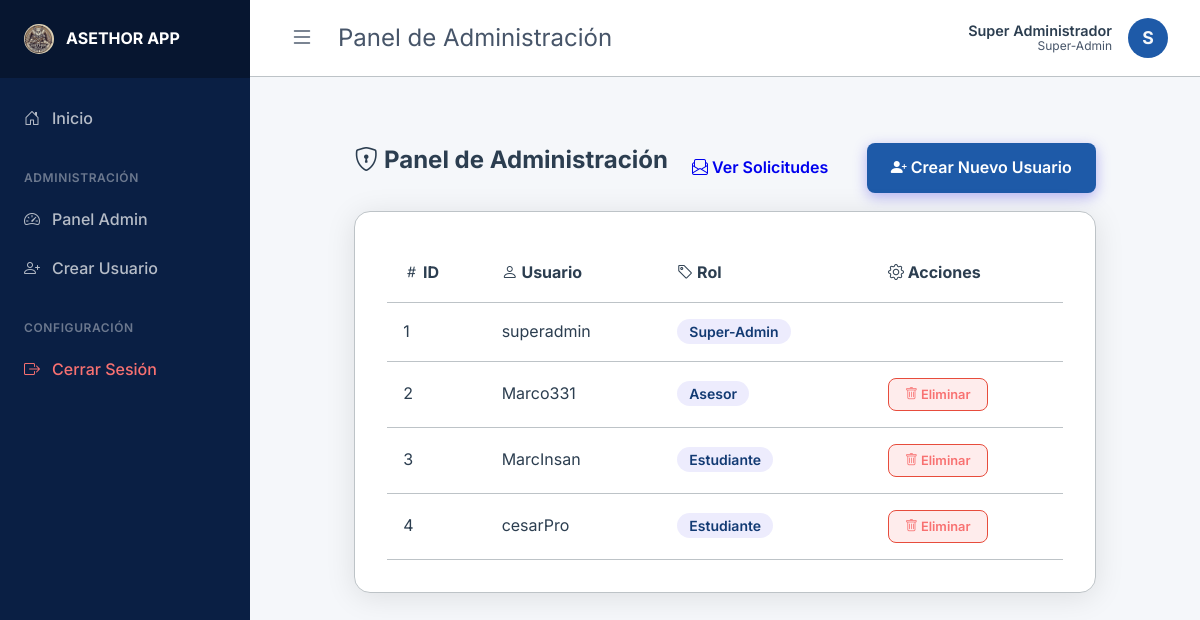
The app's page /admin/dashboard (signed in), older data.
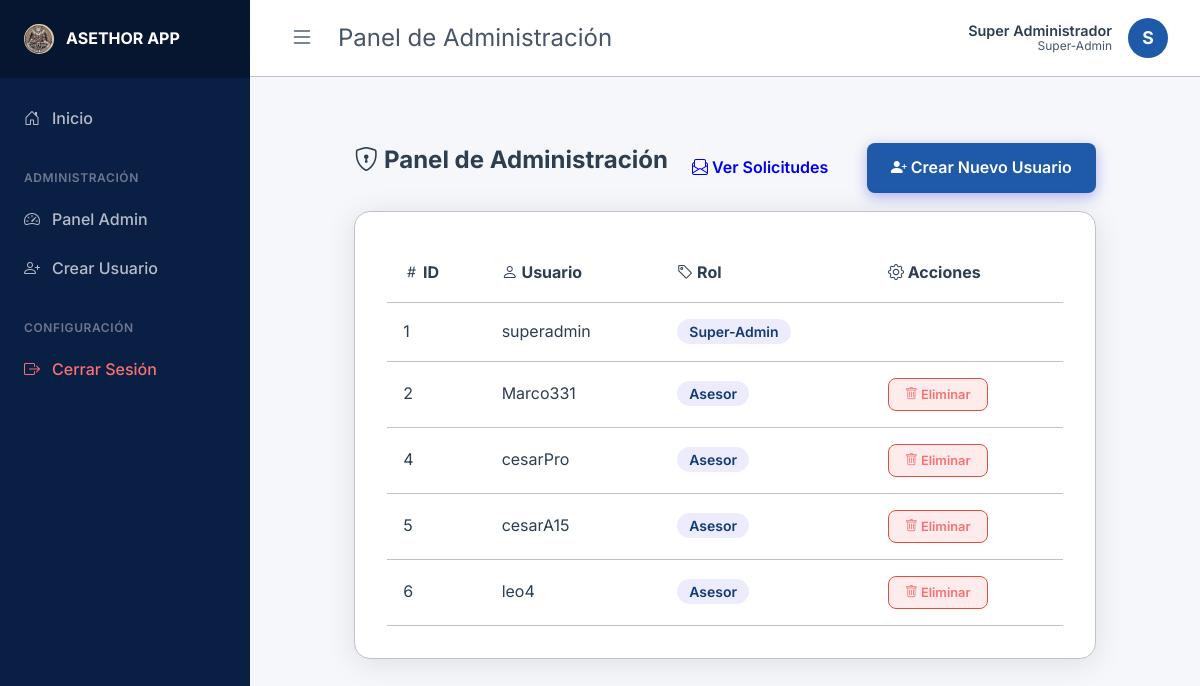
The same page, newer data.
### app/models.py (models this page shows, shortened)
class Profile(db.Model):
    id = db.Column(db.Integer, primary_key=True)
    user_id = db.Column(db.Integer, db.ForeignKey('user.id'), nullable=False)
    full_name = db.Column(db.String(100), nullable=True)
    bio = db.Column(db.Text, nullable=True)
    strengths = db.Column(db.String(200), nullable=True) # e.g. "matemáticas, programación"
    focus_areas = db.Column(db.String(200), nullable=True) # e.g. "álgebra, base de datos sql"
    rating_avg = db.Column(db.Float, default=0.0) # Calculated average for Asesores

class User(db.Model, UserMixin):
    id = db.Column(db.Integer, primary_key=True)
    username = db.Column(db.String(20), unique=True, nullable=False)
    password_hash = db.Column(db.String(60), nullable=False)
    role = db.Column(db.String(20), nullable=False, default='Estudiante') # Super-Admin, Admin, Asesor, Estudiante
    profile = db.relationship('Profile', backref='user', uselist=False, cascade='all, delete-orphan')
    sessions_given = db.relationship('TutoringSession', backref='asesor', cascade='all, delete-orphan')
    reviews_received = db.relationship('Review', foreign_keys='Review.asesor_id', backref='asesor_reviewed', cascade='all, delete-orphan')
    enrollments = db.relationship('Enrollment', backref='student', cascade='all, delete-orphan')
    reviews_given = db.relationship('Review', foreign_keys='Review.student_id', backref='student_reviewer', cascade='all, delete-orphan')

### app/routes/admin.py (the view)
@admin.route('/dashboard')
def dashboard():
    users = User.query.all()
    return render_template('admin/dashboard.html', title='Panel de Administración', users=users)

### app/models.py (called while the page is built)
@login_manager.user_loader
def load_user(user_id):
    return User.query.get(int(user_id))

### app/routes/admin.py (called while the page is built)
@admin.before_request
@login_required
def check_admin():
    if current_user.role not in ['Super-Admin', 'Admin']:
        flash('No tienes permiso para acceder a esta página.', 'danger')
        return redirect(url_for('main.home'))

### app/templates/admin/dashboard.html (shortened to what this page needs)
{% extends 'base.html' %}
{% block content %}
<div class="d-flex justify-between align-center mb-2">
    <h2><i class="bi bi-shield-lock"></i> Panel de Administración</h2>
    <div>
        <a href="{{ url_for('admin.role_requests') }}" class="btn btn-secondary" style="margin-right: 10px;">
            <i class="bi bi-envelope-paper"></i> Ver Solicitudes
        </a>
        <a href="{{ url_for('admin.create_user') }}" class="btn btn-primary">
            <i class="bi bi-person-plus-fill"></i> Crear Nuevo Usuario
        </a>
    </div>
</div>
<div class="glass card" style="overflow-x: auto;">
    <table style="width: 100%; border-collapse: collapse; text-align: left;">
        <thead>
            <tr style="border-bottom: 1px solid var(--surface-border);">
                <th style="padding: 1rem;"><i class="bi bi-hash"></i> ID</th>
                <th style="padding: 1rem;"><i class="bi bi-person"></i> Usuario</th>
                <th style="padding: 1rem;"><i class="bi bi-tag"></i> Rol</th>
                <th style="padding: 1rem;"><i class="bi bi-gear"></i> Acciones</th>
            </tr>
        </thead>
        <tbody>
            {% for user in users %}
            <tr style="border-bottom: 1px solid var(--surface-border);">
                <td style="padding: 1rem;">{{ user.id }}</td>
                <td style="padding: 1rem;">{{ user.username }}</td>
                <td style="padding: 1rem;"><span class="badge">{{ user.role }}</span></td>
                <td style="padding: 1rem;">
                    {% if user.id != current_user.id and user.role != 'Super-Admin' %}
                        {% if current_user.role == 'Super-Admin' or (current_user.role == 'Admin' and user.role not in ['Super-Admin', 'Admin']) %}
                            <form action="{{ url_for('admin.delete_user', user_id=user.id) }}" method="POST" style="display:inline;" id="form-delete-{{ user.id }}">
                                <button type="button" class="btn btn-danger" style="padding: 0.5rem 1rem; font-size: 0.8rem;" onclick="confirmDelete('{{ user.id }}')">
                                    <i class="bi bi-trash"></i> Eliminar
                                </button>
                            </form>
                        {% endif %}
                    {% endif %}
                </td>
            </tr>
            {% endfor %}
        </tbody>
    </table>
</div>
{% endblock %}

### app/templates/base.html (shortened to what this page needs)
<!DOCTYPE html>
<html lang="es">
<head>
    <link rel="stylesheet" href="{{ url_for('static', filename='css/style.css') }}">
    <link rel="stylesheet" href="https://cdn.jsdelivr.net/npm/bootstrap-icons@1.11.3/font/bootstrap-icons.min.css">
</head>
<body>
    {% if current_user.is_authenticated %}
    <div class="app-wrapper">
        <aside id="sidebar" class="sidebar">
            <div class="sidebar-header">
                <img src="{{ url_for('static', filename='img/logo.jpg') }}" alt="Logo" style="height: 30px; width: 30px; object-fit: cover; border-radius: 50%;">
                <span style="font-weight: 700;">ASETHOR APP</span>
            </div>
            <nav class="sidebar-nav">
                {% if current_user.role != 'Estudiante' %}
                    <a href="{{ url_for('main.home') }}" class="sidebar-link">
                        <i class="bi bi-house-door"></i> Inicio
                    </a>
                {% endif %}
                {% if current_user.role == 'Super-Admin' or current_user.role == 'Admin' %}
                    <div class="sidebar-section">Administración</div>
                    <a href="{{ url_for('admin.dashboard') }}" class="sidebar-link">
                        <i class="bi bi-speedometer2"></i> Panel Admin
                    </a>
                    <a href="{{ url_for('admin.create_user') }}" class="sidebar-link">
                        <i class="bi bi-person-plus"></i> Crear Usuario
                    </a>
                {% endif %}
                <div class="sidebar-section">Configuración</div>
                <a href="{{ url_for('auth.logout') }}" class="sidebar-link" style="color: #f87171;">
                    <i class="bi bi-box-arrow-right"></i> Cerrar Sesión
                </a>
            </nav>
        </aside>
        <main class="main-wrapper">
            <header class="topbar">
                <div class="d-flex align-center gap-1">
                    <button id="sidebarToggle" class="btn-toggle">
                        <i class="bi bi-list"></i>
                    </button>
                    <div class="topbar-title">{% if title %}{{ title }}{% else %}Inicio{% endif %}</div>
                </div>
                <div class="topbar-profile">
                    <div style="text-align: right; line-height: 1.2;">
                        <div style="font-weight: 600; color: var(--text-primary); font-size: 0.9rem;">{{ current_user.profile.full_name or current_user.username }}</div>
                        <div style="font-size: 0.75rem; color: var(--text-secondary);">{{ current_user.role }}</div>
                    </div>
                    <div class="avatar">{{ current_user.username[0]|upper }}</div>
                </div>
            </header>
            <div class="container" style="padding: 2rem;">
    {% endif %}
        {% block content %}{% endblock %}
    {% if current_user.is_authenticated %}
            </div>
        </main>
    </div>
    {% else %}
    </main>
    {% endif %}
</body>
</html>

### app/static/css/style.css (style rules this page uses)
:root { --bg-color: #F5F7FA; --navbar-bg: #0A1F44; --surface-color: #FFFFFF; --surface-border: #BDC3C7; --primary-color: #1E5AA8; --primary-hover: #123A73; --text-primary: #2C3E50; --text-secondary: #475569; --danger-color: #E74C3C; --success-color: #2ECC71; --warning-color: #f59e0b; --font-family: 'Inter', sans-serif; }
* { box-sizing: border-box; margin: 0; padding: 0; }
body { background-color: var(--bg-color); color: var(--text-primary); font-family: var(--font-family); line-height: 1.6; min-height: 100vh; display: flex; flex-direction: column; background-image: radial-gradient(circle at top right, rgba(30, 90, 168, 0.05), transparent 40%), radial-gradient(circle at bottom left, rgba(46, 204, 113, 0.05), transparent 40%); background-attachment: fixed; }
.glass { background: var(--surface-color); backdrop-filter: blur(12px); -webkit-backdrop-filter: blur(12px); border: 1px solid var(--surface-border); border-radius: 16px; box-shadow: 0 4px 30px rgba(0, 0, 0, 0.1); }
.container { max-width: 1200px; margin: 0 auto; padding: 2rem; flex: 1; }
.card { padding: 2rem; margin-bottom: 2rem; }
.btn { display: inline-block; padding: 0.75rem 1.5rem; border-radius: 8px; font-weight: 600; text-align: center; cursor: pointer; border: none; text-decoration: none; font-family: var(--font-family); }
.btn-primary { background-color: var(--primary-color); color: white; box-shadow: 0 4px 14px rgba(79, 70, 229, 0.4); }
.btn-danger { background-color: rgba(239, 68, 68, 0.1); color: #f87171; border: 1px solid var(--danger-color); }
h1, h2, h3 { margin-bottom: 1rem; font-weight: 700; color: var(--text-primary); }
.mb-2 { margin-bottom: 1rem; }
.d-flex { display: flex; }
.justify-between { justify-content: space-between; }
.align-center { align-items: center; }
.gap-1 { gap: 1rem; }
.badge { padding: 0.25rem 0.75rem; border-radius: 999px; font-size: 0.875rem; font-weight: 600; background: rgba(79, 70, 229, 0.1); color: var(--primary-hover); }
.app-wrapper { display: flex; min-height: 100vh; }
.sidebar { width: 250px; background-color: var(--navbar-bg); color: rgba(255, 255, 255, 0.7); display: flex; flex-direction: column; position: fixed; height: 100vh; overflow-y: auto; z-index: 1001; transition: transform 0.3s ease, width 0.3s ease; }
.sidebar-header { padding: 1.5rem; background-color: rgba(0, 0, 0, 0.3); display: flex; align-items: center; gap: 0.75rem; color: #ffffff; }
.sidebar-nav { padding: 1rem 0; display: flex; flex-direction: column; }
.sidebar-link { padding: 0.75rem 1.5rem; color: rgba(255, 255, 255, 0.7); text-decoration: none; display: flex; align-items: center; gap: 0.75rem; font-weight: 500; transition: all 0.3s ease; }
.sidebar-section { padding: 1.5rem 1.5rem 0.5rem; font-size: 0.75rem; text-transform: uppercase; letter-spacing: 0.05em; color: rgba(255, 255, 255, 0.4); font-weight: 600; }
.main-wrapper { flex: 1; margin-left: 250px; display: flex; flex-direction: column; background-color: var(--bg-color); transition: margin-left 0.3s ease; }
.btn-toggle { background: none; border: none; font-size: 1.5rem; color: var(--text-secondary); cursor: pointer; display: flex; align-items: center; justify-content: center; padding: 0.5rem; border-radius: 8px; transition: background-color 0.2s; }
.topbar { background-color: #ffffff; padding: 1rem 2rem; display: flex; justify-content: space-between; align-items: center; border-bottom: 1px solid var(--surface-border); }
.topbar-title { font-size: 1.5rem; color: var(--text-secondary); }
.topbar-profile { display: flex; align-items: center; gap: 1rem; }
.avatar { width: 40px; height: 40px; border-radius: 50%; background-color: var(--primary-color); color: var(--bg-color); display: flex; align-items: center; justify-content: center; font-weight: bold; font-size: 1.1rem; }

Row changes from the older to the newer data that the page shows:
removed User: id "3", username "MarcInsan", role "Estudiante"
changed User "cesarPro": role "Estudiante" → "Asesor"
added User: id "5", username "cesarA15", role "Asesor"
added User: id "6", username "leo4", role "Asesor"
